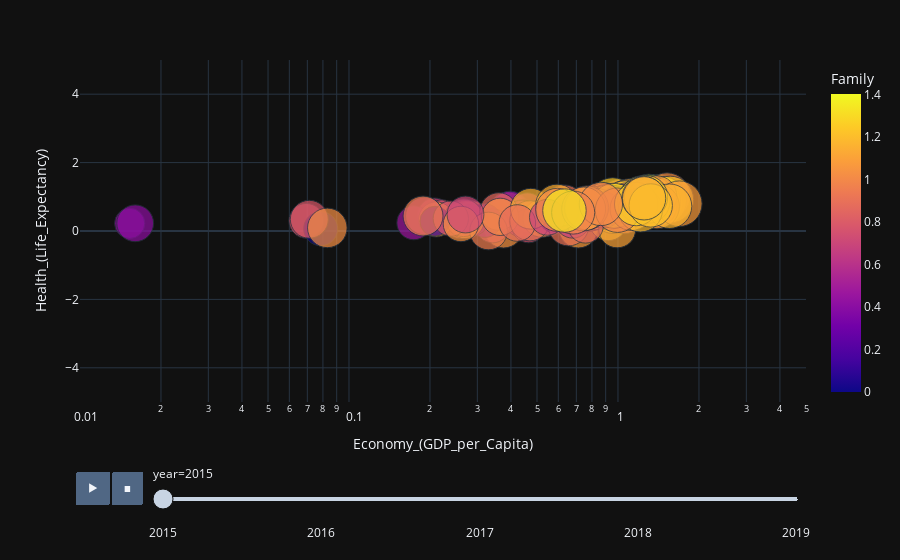

Write notebook code for a chart like this one.
### Code cell
fig = px.scatter(df_concat, x="Economy_(GDP_per_Capita)", y="Health_(Life_Expectancy)", animation_frame="year", animation_group="Country",size="Happiness_Score", hover_name="Country",color="Family",range_x=[0.01,5],range_y=[-5,5], log_x=True, size_max=35)# ,color_continuous_scale='Inferno',color="continent"

# fig["layout"].pop("updatemenus") # optional, drop animation buttons

# fig.update_layout(
#     xaxis = dict(
#         tickmode = 'linear',
#         tick0 = 0,
#         dtick = 0.5
#     )
# )
fig.show()

### Figure 1 — Plotly figure (JSON) as saved in the notebook; plotly's stock layout.template omitted (floating-point values rounded to 4 significant figures; data arrays with more than 128 entries replaced by an {"elided": "..."} marker saying what was removed)
{"data": [{"hovertemplate": "<b>%{hovertext}</b><br><br>year=2015<br>Economy_(GDP_per_Capita)=%{x}<br>Health_(Life_Expectancy)=%{y}<br>Happiness_Score=%{marker.size}<br>Family=%{marker.color}<extra></extra>", "hovertext": {"elided": "158 str values"}, "ids": {"elided": "158 str values"}, "legendgroup": "", "marker": {"color": {"elided": "158 float values"}, "coloraxis": "coloraxis", "size": {"elided": "158 float values"}, "sizemode": "area", "sizeref": 0.006342, "symbol": "circle"}, "mode": "markers", "name": "", "orientation": "v", "showlegend": false, "type": "scatter", "x": {"elided": "158 float values"}, "xaxis": "x", "y": {"elided": "158 float values"}, "yaxis": "y"}], "layout": {"coloraxis": {"colorbar": {"title": {"text": "Family"}}, "colorscale": [[0, "#0d0887"], [0.1111, "#46039f"], [0.2222, "#7201a8"], [0.3333, "#9c179e"], [0.4444, "#bd3786"], [0.5556, "#d8576b"], [0.6667, "#ed7953"], [0.7778, "#fb9f3a"], [0.8889, "#fdca26"], [1, "#f0f921"]]}, "legend": {"itemsizing": "constant", "tracegroupgap": 0}, "margin": {"t": 60}, "sliders": [{"active": 0, "currentvalue": {"prefix": "year="}, "len": 0.9, "pad": {"b": 10, "t": 60}, "steps": [{"args": [["2015"], {"frame": {"duration": 0, "redraw": false}, "fromcurrent": true, "mode": "immediate", "transition": {"duration": 0, "easing": "linear"}}], "label": "2015", "method": "animate"}, {"args": [["2016"], {"frame": {"duration": 0, "redraw": false}, "fromcurrent": true, "mode": "immediate", "transition": {"duration": 0, "easing": "linear"}}], "label": "2016", "method": "animate"}, {"args": [["2017"], {"frame": {"duration": 0, "redraw": false}, "fromcurrent": true, "mode": "immediate", "transition": {"duration": 0, "easing": "linear"}}], "label": "2017", "method": "animate"}, {"args": [["2018"], {"frame": {"duration": 0, "redraw": false}, "fromcurrent": true, "mode": "immediate", "transition": {"duration": 0, "easing": "linear"}}], "label": "2018", "method": "animate"}, {"args": [["2019"], {"frame": {"duration": 0, "redraw": false}, "fromcurrent": true, "mode": "immediate", "transition": {"duration": 0, "easing": "linear"}}], "label": "2019", "method": "animate"}], "x": 0.1, "xanchor": "left", "y": 0, "yanchor": "top"}], "updatemenus": [{"buttons": [{"args": [null, {"frame": {"duration": 500, "redraw": false}, "fromcurrent": true, "mode": "immediate", "transition": {"duration": 500, "easing": "linear"}}], "label": "&#9654;", "method": "animate"}, {"args": [[null], {"frame": {"duration": 0, "redraw": false}, "fromcurrent": true, "mode": "immediate", "transition": {"duration": 0, "easing": "linear"}}], "label": "&#9724;", "method": "animate"}], "direction": "left", "pad": {"r": 10, "t": 70}, "showactive": false, "type": "buttons", "x": 0.1, "xanchor": "right", "y": 0, "yanchor": "top"}], "xaxis": {"anchor": "y", "domain": [0, 1], "range": [-2.0, 0.699], "title": {"text": "Economy_(GDP_per_Capita)"}, "type": "log"}, "yaxis": {"anchor": "x", "domain": [0, 1], "range": [-5, 5], "title": {"text": "Health_(Life_Expectancy)"}}}}
